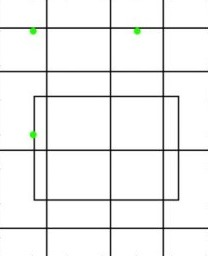
#> input picture pictures/affine.jpg, 208 x 256 px, found by its file name
$ python 4.3.3-affine_transformation.py
#> lines starting #> are read from the running program, lines starting #| are printed output that depends on the picture
# coding: utf-8
import numpy as np
from cv2 import cv2
import matplotlib.pyplot as plt

img = cv2.imread(r'pictures\affine.jpg')
#> img is the input picture: shape (256, 208, 3); mean B, G, R 240.4, 240.9, 240.5

rows, cols, ch = img.shape
#> rows = 256; cols = 208; ch = 3

pts1 = np.float32([[50, 50], [200, 50], [50, 200]])
pts2 = np.float32([[10, 100], [200, 50], [100, 250]])

M = cv2.getAffineTransform(pts1, pts2)

dst = cv2.warpAffine(img, M, (cols, rows))
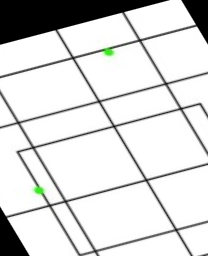
#> dst: shape (256, 208, 3); mean B, G, R 216.3, 216.8, 216.4

plt.subplot(121), plt.imshow(img), plt.title('Input')
plt.subplot(122), plt.imshow(dst), plt.title('Output')
plt.show()
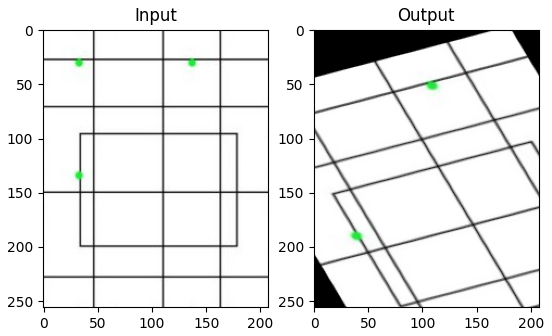
#> figure drawn by matplotlib, 2 panels; B, G, R data is drawn as R, G, B

# In affine transformation, all parallel lines in the original image will still be parallel in the output image. To find the transformation matrix, we need three points from input image and their corresponding locations in output image. Then cv2.getAffineTransform will create a 2x3 matrix which is to be passed to cv2.warpAffine.
